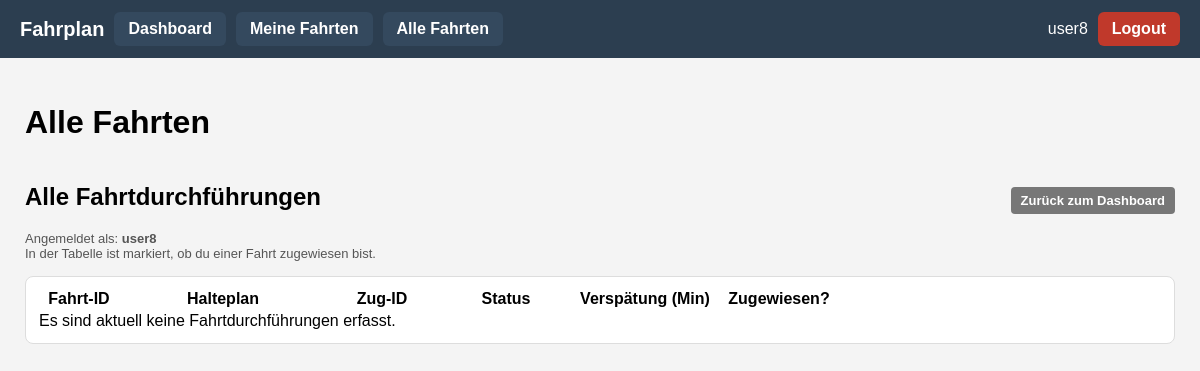
The app's page /fahrten/alle (signed in), older data.
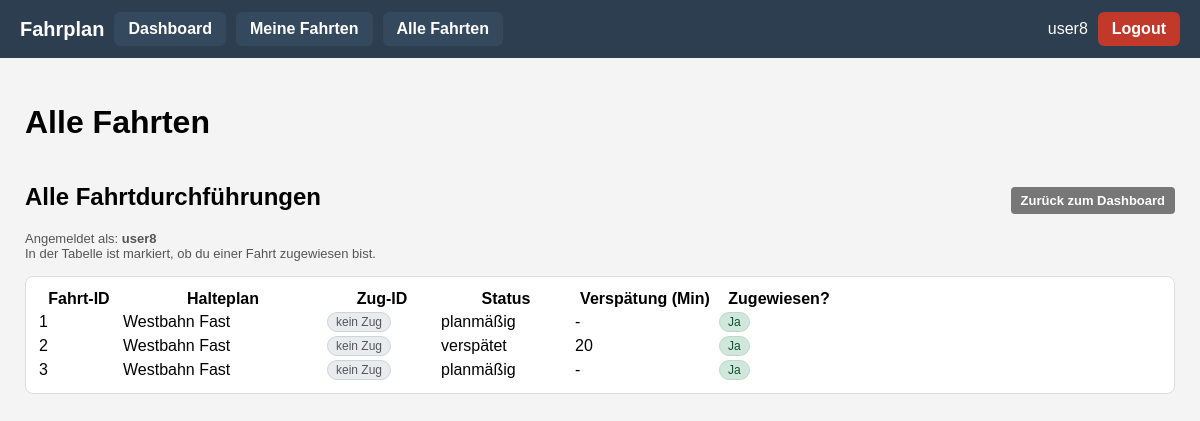
The same page, newer data.
### app/models.py (models this page shows, shortened)
class User(UserMixin, db.Model):
    __tablename__ = "user"
    id: so.Mapped[int] = so.mapped_column(primary_key=True)
    username: so.Mapped[str] = so.mapped_column(sa.String(64), index=True, unique=True)
    password_hash: so.Mapped[Optional[str]] = so.mapped_column(sa.String(256))
    role: so.Mapped[Role] = so.mapped_column(
        sa.Enum(Role), nullable=False, default=Role.MITARBEITER
    )
    mitarbeiter: so.Mapped["Mitarbeiter"] = so.relationship(
        back_populates="user", uselist=False
    )
    @property
    def is_admin(self) -> bool:
        return self.role == Role.ADMIN

class Mitarbeiter(db.Model):
    __tablename__ = "mitarbeiter"
    id: so.Mapped[int] = so.mapped_column(primary_key=True)
    name: so.Mapped[str] = so.mapped_column(sa.String(128), nullable=False)
    user_id: so.Mapped[int] = so.mapped_column(
        sa.ForeignKey("user.id"), unique=True, nullable=False
    )
    user: so.Mapped["User"] = so.relationship(back_populates="mitarbeiter")
    dienstzuweisungen: so.Mapped[List["Dienstzuweisung"]] = so.relationship(
        back_populates="mitarbeiter",
        cascade="all, delete-orphan",
    )

class Fahrtdurchfuehrung(db.Model):
    __tablename__ = "fahrtdurchfuehrung"
    fahrt_id: so.Mapped[int] = so.mapped_column(primary_key=True)
    halteplan_id: so.Mapped[int] = so.mapped_column(
        sa.ForeignKey("halteplan.halteplan_id"), nullable=False
    )
    zug_id: so.Mapped[int] = so.mapped_column(sa.Integer, nullable=False)
    status: so.Mapped[FahrtdurchfuehrungStatus] = so.mapped_column(
        sa.Enum(FahrtdurchfuehrungStatus),
        nullable=False,
        default=FahrtdurchfuehrungStatus.PLANMAESSIG,
    )
    verspaetung_min: so.Mapped[Optional[int]] = so.mapped_column(sa.Integer)
    halteplan: so.Mapped["Halteplan"] = so.relationship(back_populates="fahrten")
    dienstzuweisungen: so.Mapped[List["Dienstzuweisung"]] = so.relationship(
        back_populates="fahrt",
        cascade="all, delete-orphan",
    )
    halte: so.Mapped[List["FahrtHalt"]] = so.relationship(
        "FahrtHalt",
        back_populates="fahrt",
        cascade="all, delete-orphan",
    )
    segmente: so.Mapped[List["FahrtSegment"]] = so.relationship(
        "FahrtSegment",
        back_populates="fahrt",
        cascade="all, delete-orphan",
    )
    abfahrt_zeit: so.Mapped[datetime] = so.mapped_column(sa.DateTime(), nullable=False)
    price_factor: so.Mapped[float] = so.mapped_column(sa.Float, nullable=False, default=1.0)
    __table_args__ = (
        sa.CheckConstraint("price_factor >= 1", name="ck_fahrt_price_factor_ge1"),
    )

class Halteplan(db.Model):
    __tablename__ = "halteplan"
    halteplan_id: so.Mapped[int] = so.mapped_column(primary_key=True)
    bezeichnung: so.Mapped[str] = so.mapped_column(sa.String(128), nullable=False)
    strecke_id: so.Mapped[int] = so.mapped_column(
        sa.ForeignKey("strecke.id"), nullable=False, index=True
    )
    strecke: so.Mapped["Strecke"] = so.relationship("Strecke")
    fahrten: so.Mapped[List["Fahrtdurchfuehrung"]] = so.relationship(
        back_populates="halteplan",
        cascade="all, delete-orphan"
    )
    haltepunkte: so.Mapped[List["Haltepunkt"]] = so.relationship(
        "Haltepunkt",
        order_by="Haltepunkt.position",
        cascade="all, delete-orphan"
    )
    segmente: so.Mapped[List["HalteplanSegment"]] = so.relationship(
        "HalteplanSegment",
        order_by="HalteplanSegment.position",
        cascade="all, delete-orphan",
    )

### app/routes.py (the view)
@app.route("/fahrten/alle")
@login_required
def fahrten_alle():
    if not current_user.mitarbeiter:
        abort(403)
    mitarbeiter = current_user.mitarbeiter
    fahrten = Fahrtdurchfuehrung.query.all()
    zugewiesene_fahrten_ids = {
        dz.fahrt_id
        for dz in Dienstzuweisung.query.filter_by(mitarbeiter_id=mitarbeiter.id).all()
    }
    return render_template(
        "fahrten_alle.html",
        title="Alle Fahrten",
        fahrten=fahrten,
        mitarbeiter=mitarbeiter,
        zugewiesene_fahrten_ids=zugewiesene_fahrten_ids,
    )

### app/models.py (called while the page is built)
@login.user_loader
def load_user(id: str):
    return db.session.get(User, int(id))

### app/routes.py (called while the page is built)
@app.before_request
def before_request():
    if current_user.is_authenticated:
        current_user.last_seen = datetime.now(timezone.utc)
        db.session.commit()

### app/templates/fahrten_alle.html (shortened to what this page needs)
{% extends "base.html" %}
{% block content %}
<h1>{{ title or "Alle Fahrten" }}</h1>
<div class="card">
    <div class="card-header-row">
        <div>
            <h2>Alle Fahrtdurchführungen</h2>
            <p class="info-text">
                Angemeldet als: <strong>{{ mitarbeiter.name }}</strong><br>
                In der Tabelle ist markiert, ob du einer Fahrt zugewiesen bist.
            </p>
        </div>
        <div>
            <a href="{{ url_for('index') }}" class="btn-secondary-small">
                Zurück zum Dashboard
            </a>
        </div>
    </div>
    <div class="table-wrapper">
        <table class="table table-striped fahrten-table-alle">
            <thead>
                <tr>
                    <th class="col-id">Fahrt-ID</th>
                    <th class="col-halteplan">Halteplan</th>
                    <th class="col-zug">Zug-ID</th>
                    <th class="col-status">Status</th>
                    <th class="col-verspaetung">Verspätung (Min)</th>
                    <th class="col-zugewiesen">Zugewiesen?</th>
                </tr>
            </thead>
            <tbody>
                {% for f in fahrten %}
                <tr>
                    <td>{{ f.fahrt_id }}</td>
                    <td>{{ f.halteplan.bezeichnung }}</td>
                    <td>
                        {% if f.zug_id and f.zug_id != 0 %}
                            {{ f.zug_id }}
                        {% else %}
                            <span class="badge-grey">kein Zug</span>
                        {% endif %}
                    </td>
                    <td>{{ f.status.value }}</td>
                    <td>{{ f.verspaetung_min or '-' }}</td>
                    <td>
                        {% if f.fahrt_id in zugewiesene_fahrten_ids %}
                            <span class="badge-green">Ja</span>
                        {% else %}
                            <span class="badge-grey">Nein</span>
                        {% endif %}
                    </td>
                </tr>
                {% else %}
                <tr>
                    <td colspan="6">
                        Es sind aktuell keine Fahrtdurchführungen erfasst.
                    </td>
                </tr>
                {% endfor %}
            </tbody>
        </table>
    </div>
</div>
{% endblock %}

### app/templates/base.html (shortened to what this page needs)
<!doctype html>
<html lang="de">
<head>
</head>
<body>
<div class="navbar">
    <div class="nav-left">
        <span style="font-size: 20px; font-weight: bold;">Fahrplan</span>
        {% if current_user.is_authenticated and current_user.is_admin %}
            <a class="btn-nav" href="{{ url_for('index') }}">Dashboard</a>
            <a class="btn-nav" href="{{ url_for('mitarbeiter_list') }}">Mitarbeiter</a>
            <a class="btn-nav" href="{{ url_for('fahrten_list') }}">Fahrten</a>
            <a class="btn-nav"  href="{{ url_for('halteplaene_list') }}">Haltepläne</a>
        {% elif current_user.is_authenticated %}
            <a class="btn-nav" href="{{ url_for('index') }}">Dashboard</a>
            <a class="btn-nav" href="{{ url_for('meine_fahrten') }}">Meine Fahrten</a>
            <a class="btn-nav" href="{{ url_for('fahrten_alle') }}">Alle Fahrten</a>
        {% endif %}
    </div>
    <div class="nav-right">
        {% if current_user.is_anonymous %}
            <a class="btn-nav" href="{{ url_for('login') }}">Login</a>
        {% else %}
            <span>{{ current_user.username }}</span>
            <a class="btn-nav btn-logout" href="{{ url_for('logout') }}">Logout</a>
        {% endif %}
    </div>
</div>
<div class="container">
    {% block content %}{% endblock %}
</div>
</body>
</html>

### app/templates/base.html (style rules this page uses)
body { font-family: Arial, sans-serif; margin: 0; padding: 0; background: #f4f4f4; }
.navbar { background: #2c3e50; padding: 12px 20px; display: flex; justify-content: space-between; align-items: center; color: white; }
.nav-left, .nav-right { display: flex; gap: 10px; align-items: center; }
.btn-nav { padding: 8px 14px; border-radius: 6px; text-decoration: none; font-weight: bold; background: #34495e; color: white; transition: 0.2s; }
.btn-logout { background: #c0392b; }
.table-wrapper { max-height: 400px; overflow-y: auto; border-radius: 8px; background: white; padding: 10px; border: 1px solid #ddd; }
.container { padding: 25px; }
.btn-small, .btn-primary-small, .btn-secondary-small { display: inline-block; padding: 6px 10px; border-radius: 4px; font-size: 13px; font-weight: 600; text-decoration: none; border: none; cursor: pointer; }
.btn-secondary-small { background-color: #777; color: #fff; }

### app/templates/fahrten_alle.html (style rules this page uses)
.fahrten-table-alle .col-id { width: 80px; white-space: nowrap; }
.fahrten-table-alle .col-halteplan { min-width: 200px; }
.fahrten-table-alle .col-zug { width: 110px; white-space: nowrap; }
.fahrten-table-alle .col-status { width: 130px; white-space: nowrap; }
.fahrten-table-alle .col-verspaetung { width: 140px; white-space: nowrap; }
.fahrten-table-alle .col-zugewiesen { width: 120px; white-space: nowrap; text-align: center; }
.card-header-row { display: flex; justify-content: space-between; align-items: baseline; margin-bottom: 15px; gap: 10px; }
.info-text { font-size: 13px; color: #555; margin: 4px 0 0 0; }
.badge-green { display: inline-block; padding: 2px 8px; border-radius: 10px; font-size: 12px; background: #d1e7dd; color: #0f5132; border: 1px solid #badbcc; }
.badge-grey { display: inline-block; padding: 2px 8px; border-radius: 10px; font-size: 12px; background: #e9ecef; color: #555; border: 1px solid #ced4da; }

Row changes from the older to the newer data that the page shows:
added Fahrtdurchfuehrung: fahrt_id "1", halteplan.bezeichnung "Westbahn Fast", zug_id "kein Zug", status.value "planmäßig", verspaetung_min "-", shows "Ja"
added Fahrtdurchfuehrung: fahrt_id "2", halteplan.bezeichnung "Westbahn Fast", zug_id "kein Zug", status.value "verspätet", verspaetung_min "20", shows "Ja"
added Fahrtdurchfuehrung: fahrt_id "3", halteplan.bezeichnung "Westbahn Fast", zug_id "kein Zug", status.value "planmäßig", verspaetung_min "-", shows "Ja"
Text that changed along with them:
text no longer shown: "Es sind aktuell keine Fahrtdurchführungen erfasst."
